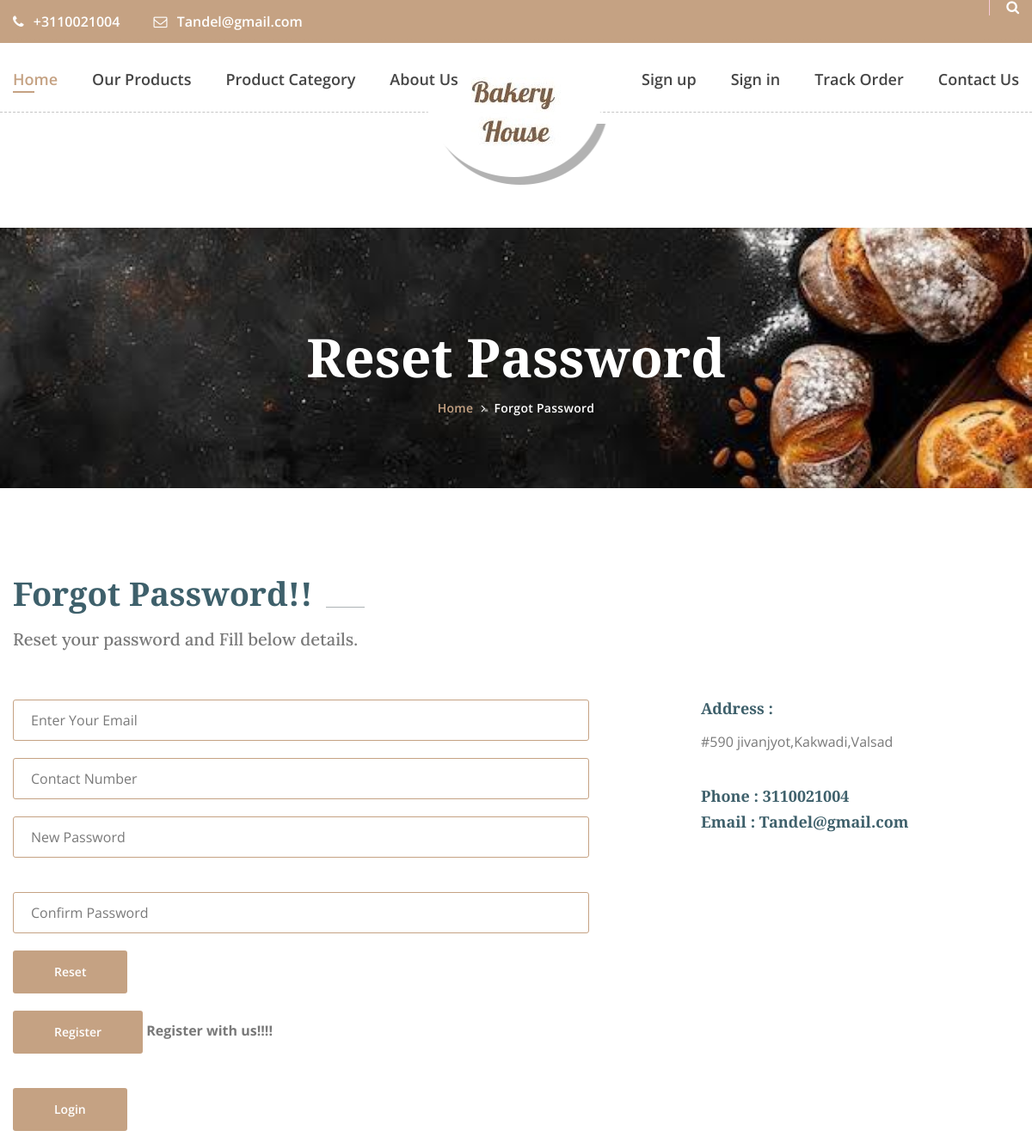
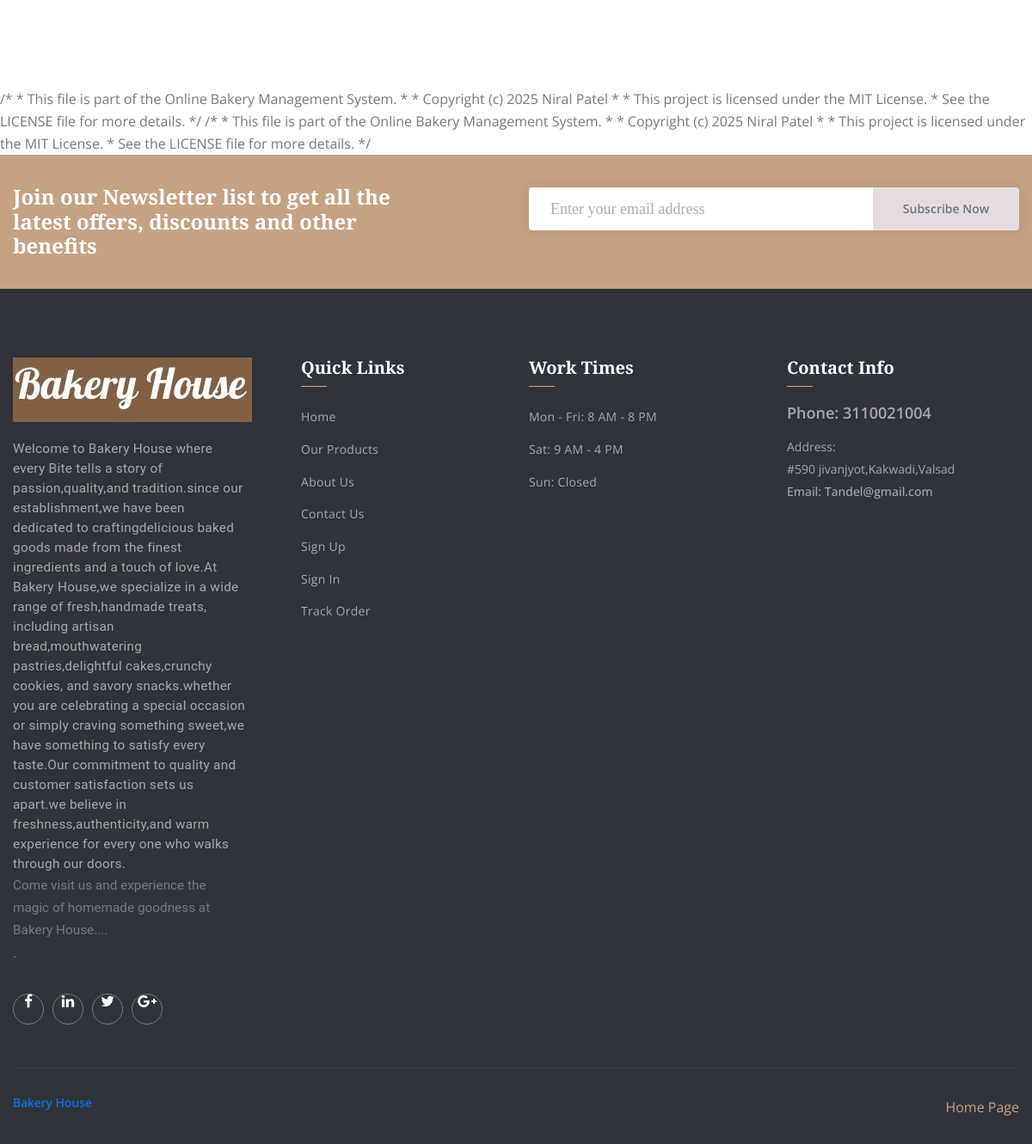
Screenshot of /bakery/forgot-password.php with the database file from the repository (2 pictures, top to bottom).
### tables this page shows
CREATE TABLE `tblpage` (
  `ID` int(10) NOT NULL,
  `PageType` varchar(200) DEFAULT NULL,
  `PageTitle` varchar(200) DEFAULT NULL,
  `PageDescription` mediumtext DEFAULT NULL,
  `Email` varchar(200) DEFAULT NULL,
  `MobileNumber` bigint(10) DEFAULT NULL,
  `UpdationDate` timestamp NOT NULL DEFAULT current_timestamp() ON UPDATE current_timestamp()
);

### bakery/forgot-password.php (the view, shortened to what this page needs)
<?php
include('includes/dbconnection.php');
  ?>
<!DOCTYPE html>
<html lang="en">
<head>
        <link href="css/font-awesome.min.css" rel="stylesheet">
        <link href="vendors/linearicons/style.css" rel="stylesheet">
        <link href="vendors/flat-icon/flaticon.css" rel="stylesheet">
        <link href="vendors/stroke-icon/style.css" rel="stylesheet">
        <link href="css/bootstrap.min.css" rel="stylesheet">
        <link href="vendors/revolution/css/settings.css" rel="stylesheet">
        <link href="vendors/revolution/css/layers.css" rel="stylesheet">
        <link href="vendors/revolution/css/navigation.css" rel="stylesheet">
        <link href="vendors/animate-css/animate.css" rel="stylesheet">
        <link href="vendors/owl-carousel/owl.carousel.min.css" rel="stylesheet">
        <link href="vendors/magnifc-popup/magnific-popup.css" rel="stylesheet">
        <link href="css/style.css" rel="stylesheet">
        <link href="css/responsive.css" rel="stylesheet">
    </head>
    <body>
		<?php include_once('includes/header.php');?>
        <section class="banner_area">
        	<div class="container">
        		<div class="banner_text">
        			<h3>Reset Password</h3>
        			<ul>
        				<li><a href="index.php">Home</a></li>
        				<li><a href="forgot-password.php">Forgot Password</a></li>
        			</ul>
        		</div>
        	</div>
        </section>
        <section class="contact_form_area p_100">
        	<div class="container">
        		<div class="main_title">
					<h2>Forgot Password!!</h2>
					<h5>Reset your password and Fill below details.</h5>
				</div>
       			<div class="row">
       				<div class="col-lg-7">
       					<form class="row contact_us_form"action="" method="post" name="changepassword" onsubmit="return checkpass();">
							<div class="form-group col-md-12">
								 <input type="text" class="form-control" name="email" placeholder="Enter Your Email" required="true">
							</div>
             <div class="form-group col-md-12">
                 <input type="text" class="form-control" name="contactno" placeholder="Contact Number" required="true" pattern="[0-9]+">
              </div>
              <div class="form-group col-md-12">
                 <input type="password" class="form-control" id="userpassword" name="newpassword" placeholder="New Password">
              </div>
              <div class="form-group col-md-12" style="padding-top: 20px;">
                <input type="password" class="form-control" id="userpassword" name="confirmpassword" placeholder="Confirm Password">
              </div>
							<div class="form-group col-md-12">
								<button type="submit" value="submit" name="submit" class="btn order_s_btn form-control">Reset</button>
							</div>
              <div class="form-group col-md-12">
                <a href="registration.php" class="btn order_s_btn form-control"><i class="ft-user"></i> Register</a> <strong>Register with us!!!!</strong>
              </div>
              <div class="form-group col-md-12">
                <a href="Login.php" class="btn order_s_btn form-control"><i class="ft-user"></i> Login</a>
              </div>
						</form>
       				</div>
       				<div class="col-lg-4 offset-md-1">
       					<div class="contact_details">
       						<?php
$ret=mysqli_query($con,"select * from tblpage where PageType='contactus' ");
while ($row=mysqli_fetch_array($ret)) {
?>
       						<div class="contact_d_item">
       							<h3>Address :</h3>
       							<p><?php  echo $row['PageDescription'];?></p>
       						</div>
       						<div class="contact_d_item">
       							<h5>Phone : <?php  echo $row['MobileNumber'];?></h5>
       							<h5>Email : <?php  echo $row['Email'];?></h5>
       						</div>
       					</div>
       				</div><?php } ?>
       			</div>
        	</div>
        </section>
       <?php include_once('includes/footer.php');?>
    </body>
</html>

### bakery/includes/header.php (shortened to what this page needs)
<?php
include('includes/dbconnection.php');
$loggedIn = isset($_SESSION['fosuid']) ? $_SESSION['fosuid'] : false;
?>
<header class="main_header_area">
    <div class="top_header_area row m0">
        <div class="container">
            <div class="float-left">
                <?php
                $ret = mysqli_query($con, "SELECT * FROM tblpage WHERE PageType='contactus'");
                while ($row = mysqli_fetch_array($ret)) {
                ?>
                    <a href="tel:+<?php echo $row['MobileNumber']; ?>"><i class="fa fa-phone" aria-hidden="true"></i> +<?php echo $row['MobileNumber']; ?></a>
                    <a href="mailto:<?php echo $row['Email']; ?>"><i class="fa fa-envelope-o" aria-hidden="true"></i> <?php echo $row['Email']; ?></a>
                <?php } ?>
            </div>
            <div class="float-right">
                <ul class="h_search list_style">
                    <li><a href="search-item.php"><i class="fa fa-search"></i></a></li>
                </ul>
            </div>
        </div>
    </div>
    <div class="main_menu_area">
        <div class="container">
            <nav class="navbar navbar-expand-lg navbar-light bg-light">
                <a class="navbar-brand" href="index.php">
                    <img src="img/l5.jpg" alt="Bakery Logo">
                </a>
                <div class="collapse navbar-collapse" id="navbarSupportedContent">
                    <ul class="navbar-nav mr-auto">
                        <li class="nav-item active"><a href="index.php">Home</a></li>
                        <li><a href="product.php">Our Products</a></li>
                        <li class="dropdown submenu">
                            <a class="dropdown-toggle" data-toggle="dropdown" href="#">Product Category</a>
                        </li>
                        <li><a href="about-us.php">About Us</a></li>
                    </ul>
                    <ul class="navbar-nav justify-content-end">
                        <?php if (!$loggedIn) { ?>
                            <li><a href="registration.php">Sign up</a></li>
                            <li><a href="login.php">Sign in</a></li>
                            <li><a href="track-order.php">Track Order</a></li>
                        <?php } ?>
                        <li><a href="contact.php">Contact Us</a></li>
                    </ul>
                </div>
            </nav>
        </div>
    </div>
</header>

### bakery/includes/footer.php (shortened to what this page needs)
/*
 * This file is part of the Online Bakery Management System.
 *
 * Copyright (c) 2025 Niral Patel
 *
 * This project is licensed under the MIT License.
 * See the LICENSE file for more details.
 */
<?php
include('includes/dbconnection.php');
?>
<section class="newsletter_area">
    <div class="container">
        <div class="row newsletter_inner">
            <div class="col-lg-6">
                <div class="news_left_text">
                    <h4>Join our Newsletter list to get all the latest offers, discounts and other benefits</h4>
                </div>
            </div>
            <div class="col-lg-6">
                <div class="newsletter_form">
                    <form method="post">
                        <div class="input-group">
                            <input type="text" class="form-control" placeholder="Enter your email address" name="email">
                            <div class="input-group-append">
                                <button class="btn btn-outline-secondary" type="submit" value="submit" name="sub">
                                    Subscribe Now
                                </button>
                            </div>
                        </div>
                    </form>
                </div>
            </div>
        </div>
    </div>
</section>
<footer class="footer_area">
    <div class="footer_widgets">
        <div class="container">
            <div class="row footer_wd_inner">
                <div class="col-lg-3 col-6">
                    <aside class="f_widget f_about_widget">
                        <img src="img/mf.jpg" alt="">
                        <?php
                        $ret = mysqli_query($con, "SELECT * FROM tblpage WHERE PageType='aboutus'");
                        while ($row = mysqli_fetch_array($ret)) {
                        ?>
                            <p><?php echo $row['PageDescription']; ?>.</p>
                        <?php } ?>
                        <ul class="nav">
                            <li><a href="#"><i class="fa fa-facebook"></i></a></li>
                            <li><a href="#"><i class="fa fa-linkedin"></i></a></li>
                            <li><a href="#"><i class="fa fa-twitter"></i></a></li>
                            <li><a href="#"><i class="fa fa-google-plus"></i></a></li>
                        </ul>
                    </aside>
                </div>
                <div class="col-lg-3 col-6">
                    <aside class="f_widget f_link_widget">
                        <div class="f_title">
                            <h3>Quick Links</h3>
                        </div>
                        <ul class="list_style">
                            <li><a href="index.php">Home</a></li>
                            <li><a href="product.php">Our Products</a></li>
                            <li><a href="about-us.php">About Us</a></li>
                            <li><a href="contact.php">Contact Us</a></li>
                            <?php if (empty($_SESSION['fosuid'])) { ?>
                                <li><a href="registration.php">Sign Up</a></li>
                                <li><a href="login.php">Sign In</a></li>
                                <li><a href="cart.html">Track Order</a></li>
                            <?php } else { ?>
                                <li><a href="cart.php">Cart Page</a></li>
                                <li><a href="orders.php">My Orders</a></li>
                            <?php } ?>
                        </ul>
                    </aside>
                </div>
                <div class="col-lg-3 col-6">
                    <aside class="f_widget f_link_widget">
                        <div class="f_title">
                            <h3>Work Times</h3>
                        </div>
                        <ul class="list_style">
                            <li><a href="#">Mon - Fri: 8 AM - 8 PM</a></li>
                            <li><a href="#">Sat: 9 AM - 4 PM</a></li>
                            <li><a href="#">Sun: Closed</a></li>
                        </ul>
                    </aside>
                </div>
                <div class="col-lg-3 col-6">
                    <aside class="f_widget f_contact_widget">
                        <div class="f_title">
                            <h3>Contact Info</h3>
                        </div>
                        <?php
                        $ret = mysqli_query($con, "SELECT * FROM tblpage WHERE PageType='contactus'");
                        while ($row = mysqli_fetch_array($ret)) {
                        ?>
                            <h4>Phone: <?php echo $row['MobileNumber']; ?></h4>
                            <p>Address: <br /><?php echo $row['PageDescription']; ?></p>
                            <h5>Email: <?php echo $row['Email']; ?></h5>
                        <?php } ?>
                    </aside>
                </div>
            </div>
        </div>
    </div>
    <div class="footer_copyright">
        <div class="container">
            <div class="copyright_inner">
                <div class="float-left">
                    <h5><a target="_blank" href="index.php"> Bakery House </a></h5>
                </div>
                <div class="float-right">
                    <a href="index.php">Home Page</a>
                </div>
            </div>
        </div>
    </div>
</footer>

### rows the page displays
tblpage: MobileNumber "3110021004", Email "Tandel@gmail.com", PageDescription "#590 jivanjyot,Kakwadi,Valsad"
tblpage: PageDescription "Welcome to Bakery House where every Bite tells a story of passion,quality,and tradition.since our establishment,we have been dedicated to craftingdelicious baked goods made from the finest ingredients and a touch of love.At Bakery House,we specialize in a wide range of fresh,handmade treats, including artisan bread,mouthwatering pastries,delightful cakes,crunchy cookies, and savory snacks.whether you are celebrating a special occasion or simply craving something sweet,we have something to satisfy every taste.Our commitment to quality and customer satisfaction sets us apart.we believe in freshness,authenticity,and warm experience for every one who walks through our doors. Come visit us and…"
